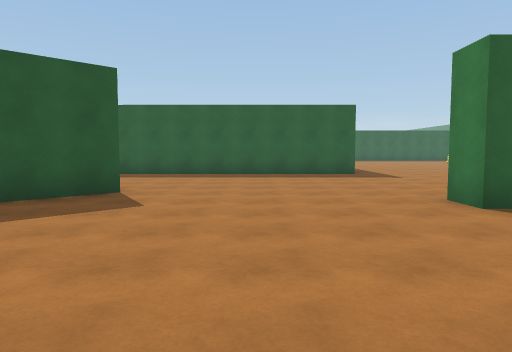
view 1 (above)

22 first-person views from a walk through a Unity game level. The camera is 1.5 m above the floor, tilts 4° down and sees 70° across. The floor is counted in squares, 2 m on a side. Each view is taken from the middle of a square. On the plan, view 1 faces up. The plan holds only what a view shows up to about 11 squares ahead; the rest is blank. The place goes on beyond the plan.

view 2
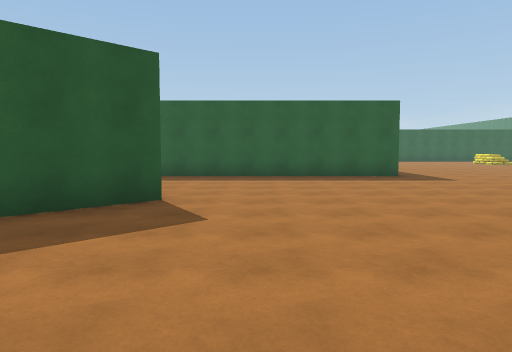

view 3
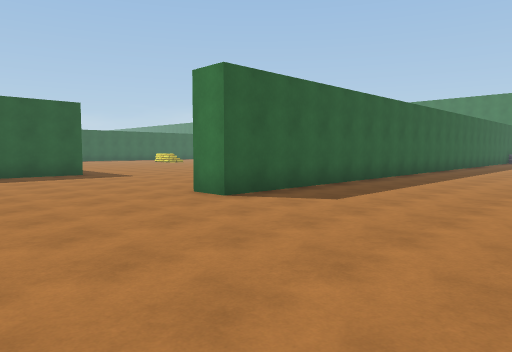

view 4
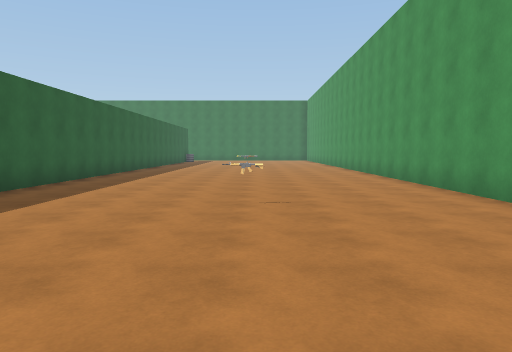

view 5
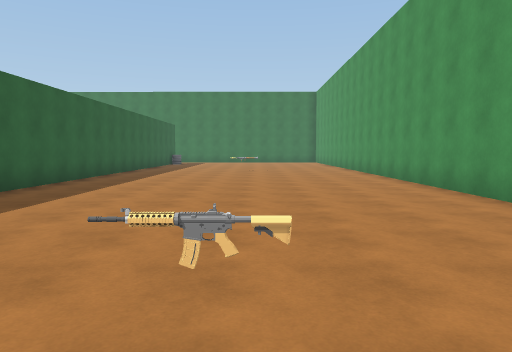

view 6
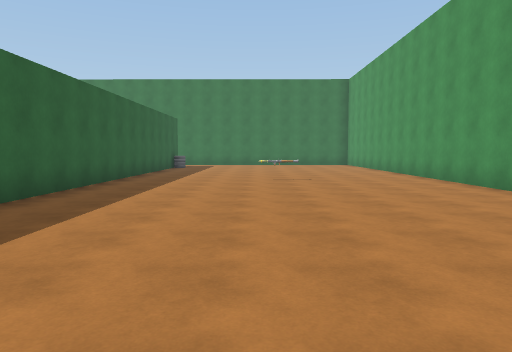

view 7
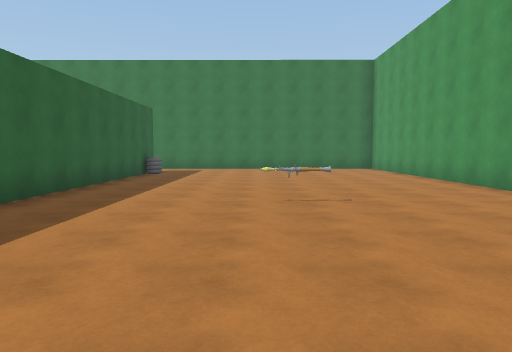

view 8
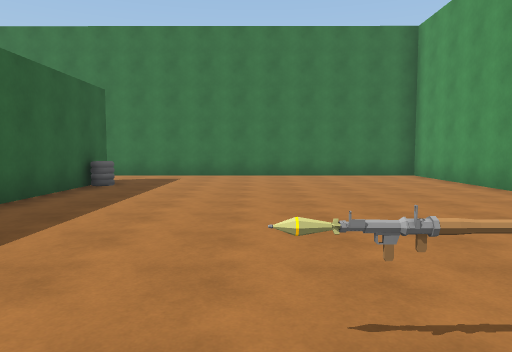

view 9
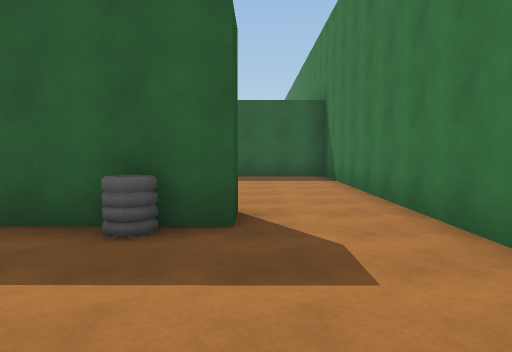

view 10
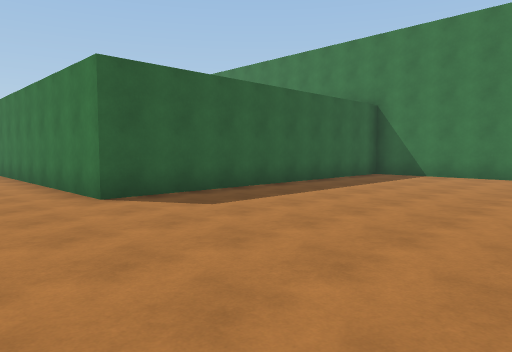

view 11
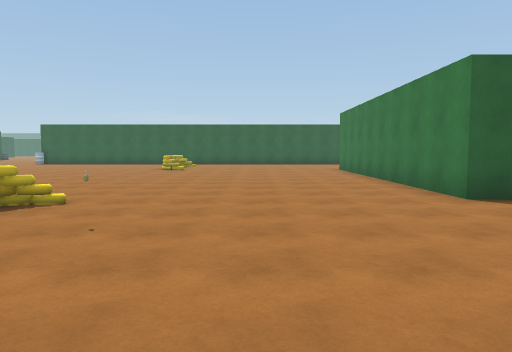

view 12
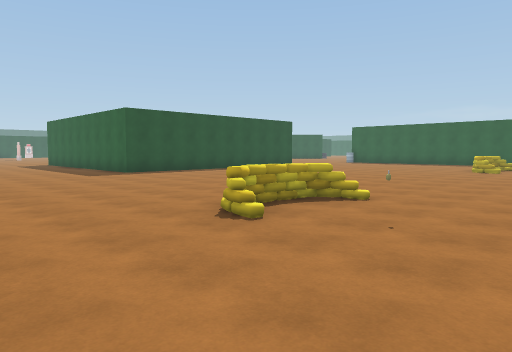

view 13
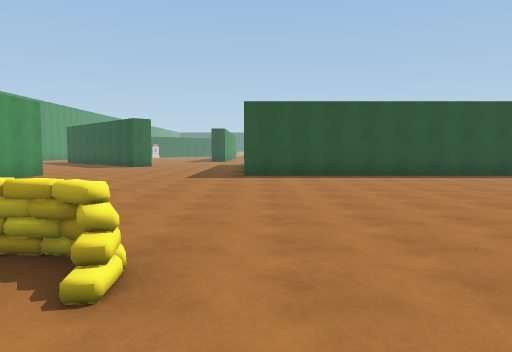

view 14
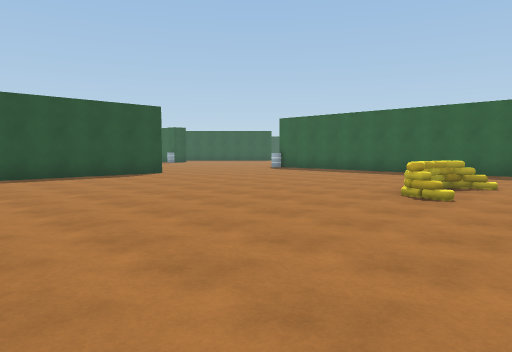

view 15
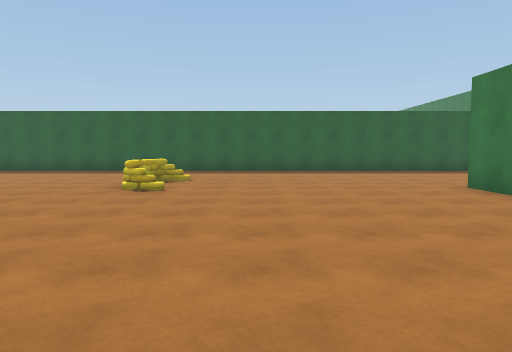

view 16
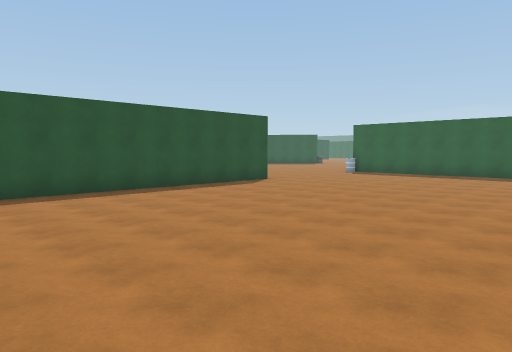

view 17
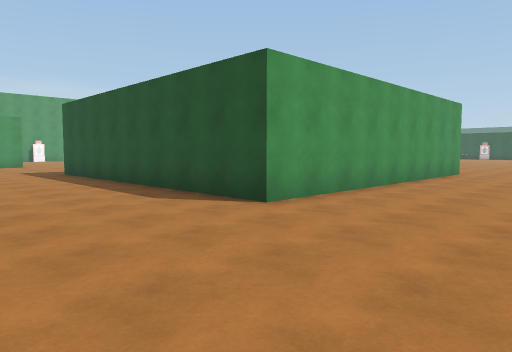

view 18
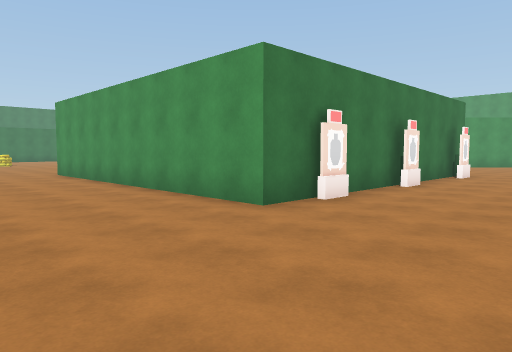

view 19
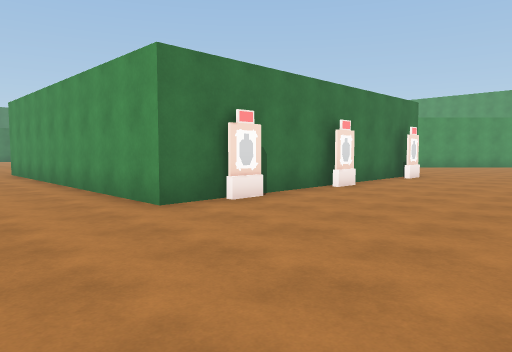

view 20
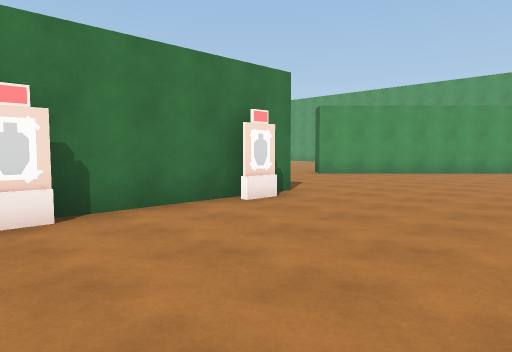

view 21
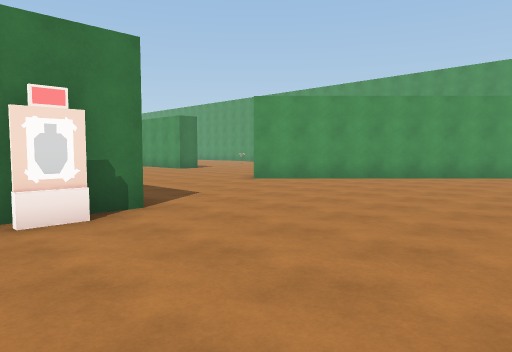

view 22
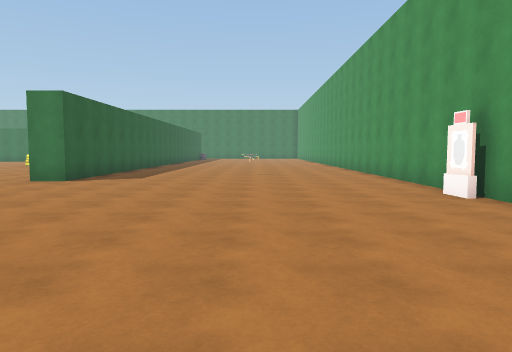

### Floor plan
Points are (right, up) in squares from view 1. A wall is a line through its corners. A room is listed if a view was taken in it or the views show most of it. See-through windows are left out.
Room 1 (views 1, 2, 3, 4, 5, 6, 7, 8, 9, 10, 11, 12, 13, 14, 15, 16, 17, 18, 19, 20, 21, 22)
walls: (-2.4, 6.5) (-3.9, 5); (-5.6, 11.6) (-5.6, 18.5); (-6, 12.5) (-6, 13.2); (-6, 15.8) (-6, 16.6); (-0.4, -3.3) (0.4, -3.3); (-5.8, 18.6) (-5.8, 19.4); (-5.6, 19) (-5.6, 20.4) (3.2, 20.4) (3.2, 11.6) (-3.8, 11.7); (-0.9, -3.7) (26.9, -3.8) (27, 11.6) (18.2, 11.6) (18.3, 20.4); (24.8, 5.4) (24.8, 4.6) (2.9, 4.6) (2.9, 5.5) (4.8, 5.5); (-8, 2.2) (-3, 7.2)
low walls: (-6, 18.6) (-6, 19.4)
objects: other object (5, 0); other object (11, 9) to (12, 10); other object (11, 20) to (12, 21); other object (13, 10); other object (17, 0) to (17, 1); other object (24, 4)

Positions as (right, up) in squares from view 1, and headings:
1: (0, 0), facing up
2: (-1, 1), facing up
3: (-1, 0), facing up-right
4: (0, 0), facing right
5: (4, 0), facing right
6: (8, 1), facing right
7: (12, 1), facing right
8: (16, 1), facing right
9: (25, 1), facing up
10: (16, 6), facing up-right
11: (15, 6), facing up
12: (15, 6), facing up-left
13: (14, 12), facing left
14: (14, 14), facing up-left
15: (14, 13), facing up
16: (12, 11), facing up-left
17: (7, 24), facing down-left
18: (-9, 24), facing down-right
19: (-10, 23), facing down-right
20: (-10, 17), facing down-right
21: (-10, 14), facing down-right
22: (-6, 0), facing right
